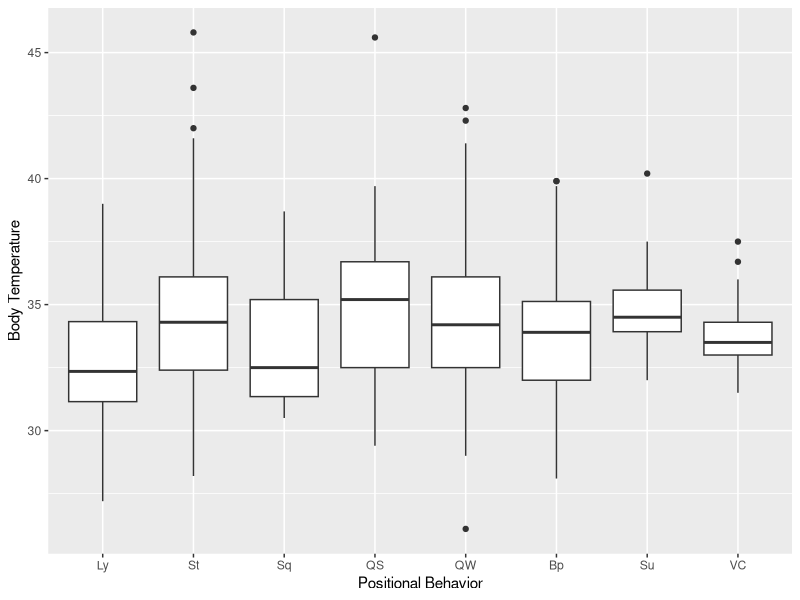
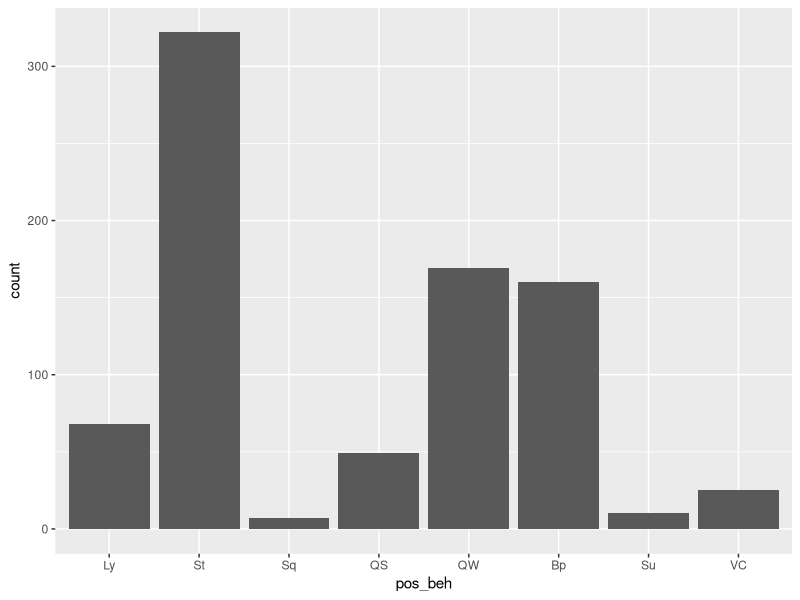
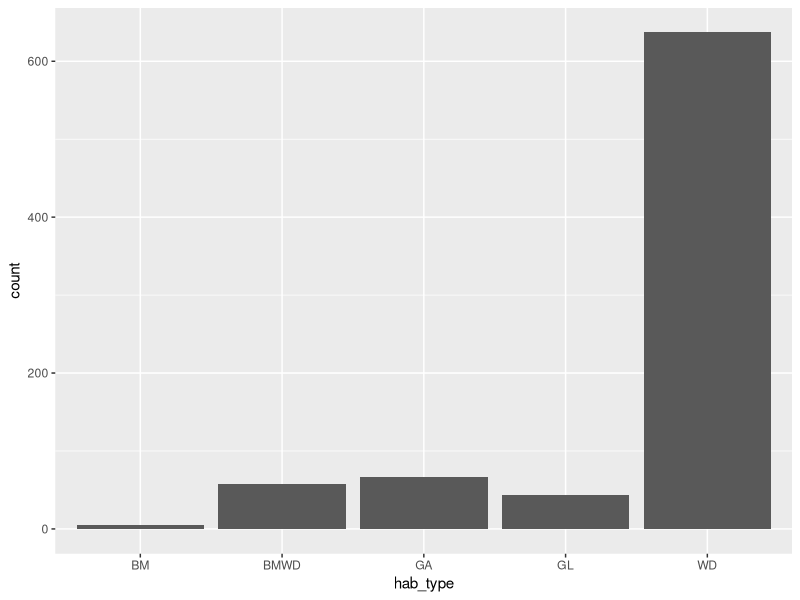
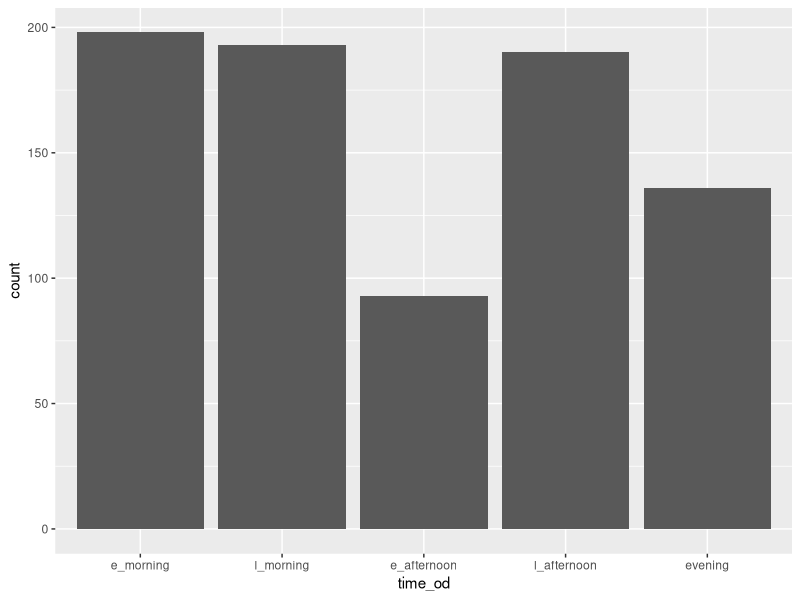
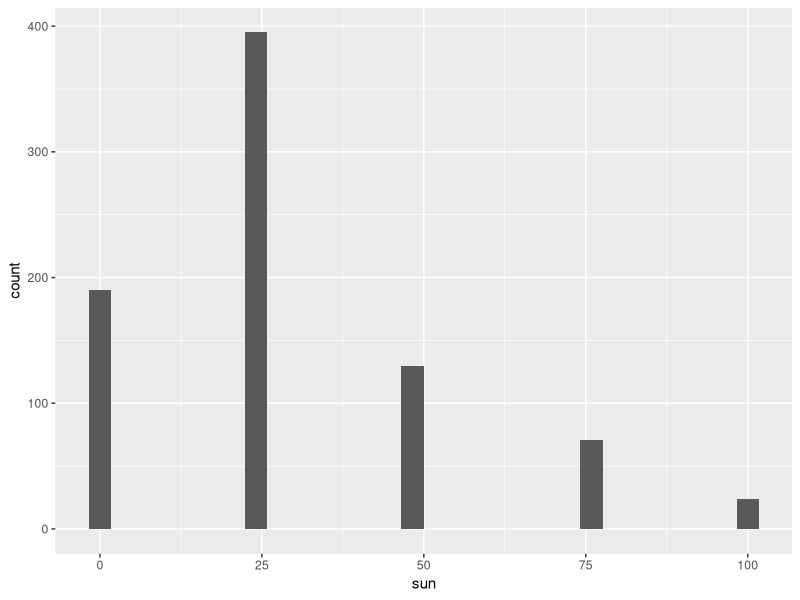

Generate these figures, in order, with R:
# load libraries
library(tidyverse) 
library(readr) 
library(lubridate)
library(magrittr)
library(ggplot2)
library(car)
library(emmeans)
library(lme4)

##read in data
prelim_tidy <- read_csv("_data/_tidy/prelim_data_tidycols.csv")
View(prelim_tidy)

#Omit any missing values:
summary(is.na(prelim_tidy))

prelim_temp<-na.omit(prelim_tidy)
View(prelim_temp)

#Combine positional behaviors into smaller categories
# suspensory = Cb, Br & QM
#Vertical climb and cling together
prelim_temp$pos_beh[prelim_temp$pos_beh == "Cb"] <- "Su"
prelim_temp$pos_beh[prelim_temp$pos_beh == "Br"] <- "Su"
prelim_temp$pos_beh[prelim_temp$pos_beh == "QM"] <- "Su"
prelim_temp$pos_beh[prelim_temp$pos_beh == "Vci"] <- "VC"
prelim_temp$pos_beh[prelim_temp$pos_beh == "Abp"] <- "Bp"
prelim_temp$pos_beh[prelim_temp$pos_beh == "BpS"] <- "Bp"
prelim_temp$pos_beh[prelim_temp$pos_beh == "BpW"] <- "Bp"

############
##re-order levels
prelim_temp$time_od <- factor(prelim_temp$time_od, levels = c("e_morning", "l_morning", "e_afternoon", "l_afternoon", "evening"))
prelim_temp$pos_beh <- factor(prelim_temp$pos_beh, levels = c("Ly", "St", "Sq", "QS", "QW", "Bp", "Su", "VC"))


##plotting
ggplot(prelim_temp, aes(pos_beh, therm_t)) +
  geom_boxplot() + labs(x="Positional Behavior", y="Body Temperature")

##counts
ggplot(prelim_temp, aes(pos_beh))+
  geom_bar(stat="count")  ###maybe combine squat and sit

ggplot(prelim_temp, aes(hab_type))+
  geom_bar(stat="count") ###can I combine bamboo with bamboo woodland?

ggplot(prelim_temp, aes(time_od))+
  geom_bar(stat="count")

ggplot(prelim_temp, aes(sun))+
  geom_histogram()

###model plotting
m1 <- lmer(therm_t ~ pos_beh + time_od + sun + date + hab_type + 
       (1|individual), data = prelim_temp)
prelim_temp$pred <- predict(m1, type="response")
